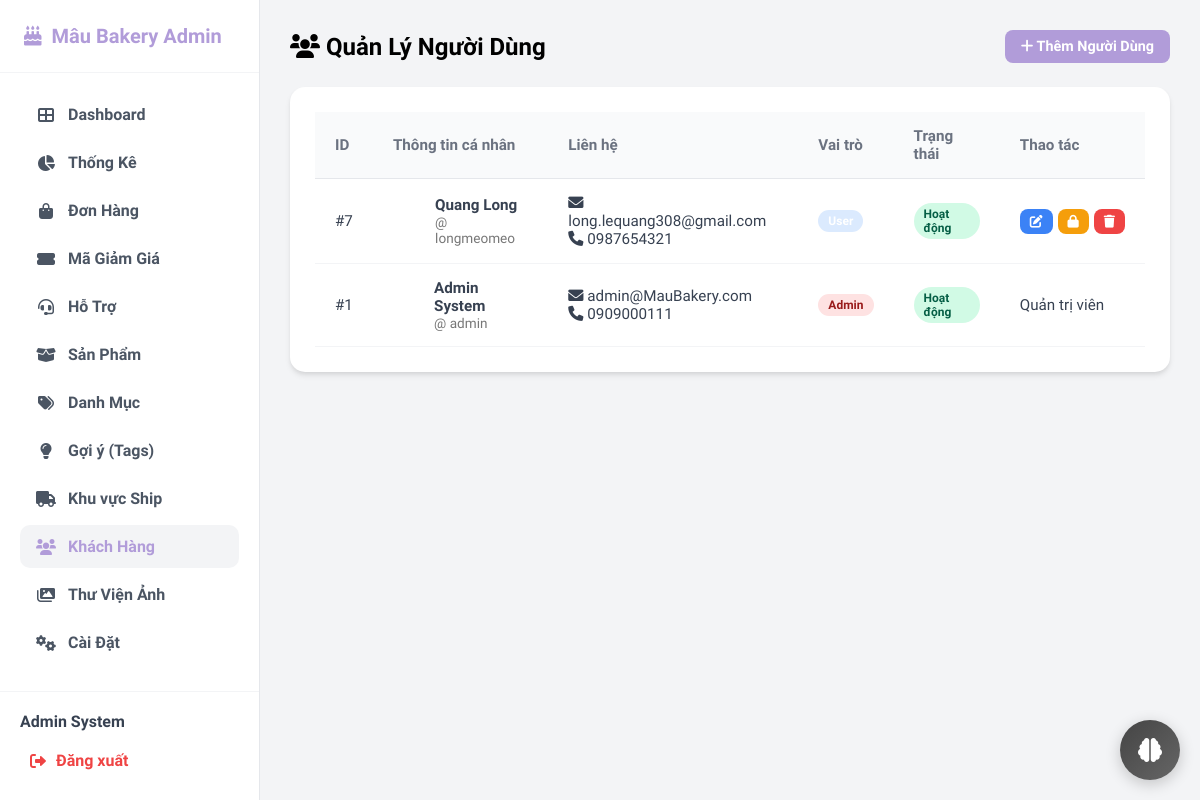
Before: /admin/users.php (signed in) with the older database file.
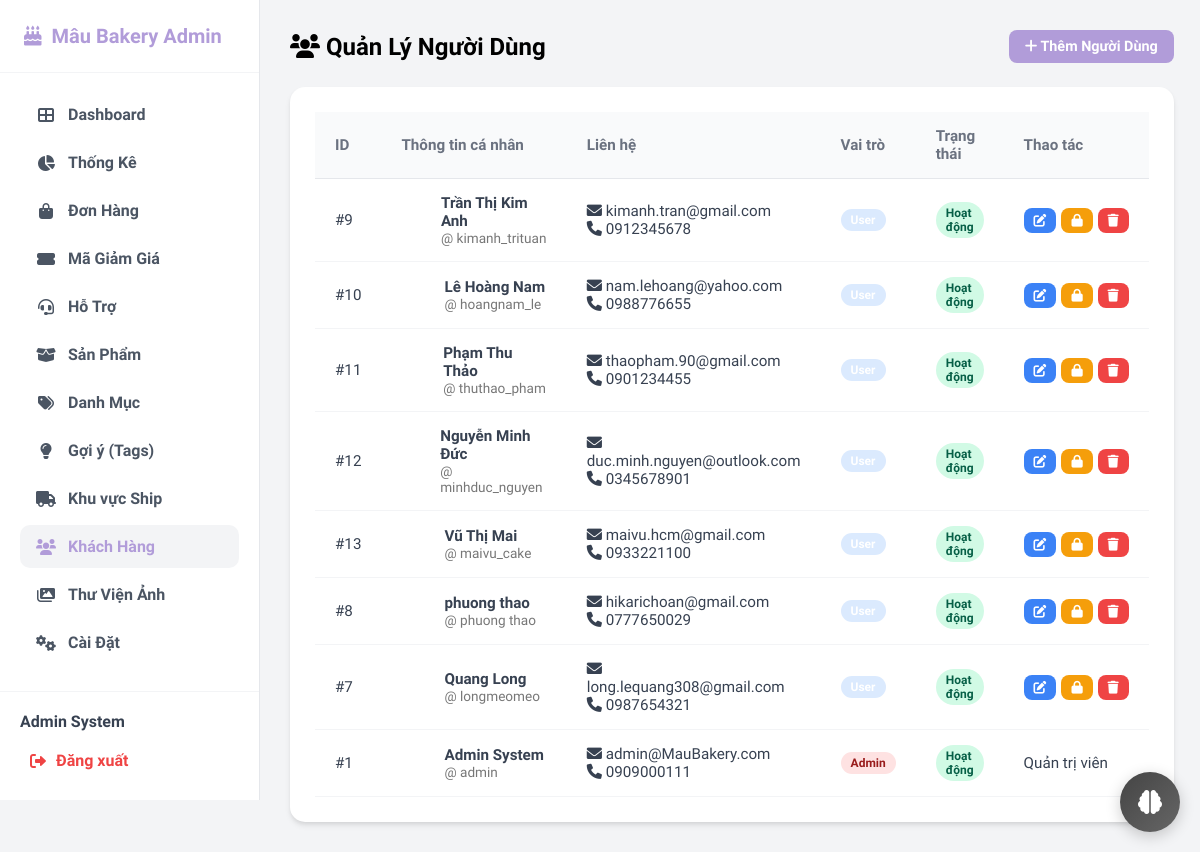
After: the same page with the newer database file.
### tables this page shows
CREATE TABLE `users` (
  `id` int(11) NOT NULL AUTO_INCREMENT,
  `username` varchar(50) NOT NULL,
  `password` varchar(255) NOT NULL,
  `email` varchar(100) NOT NULL,
  `full_name` varchar(100) DEFAULT NULL,
  `phone` varchar(20) DEFAULT NULL,
  `avatar` text DEFAULT NULL,
  `role` enum('admin','user') DEFAULT 'user',
  `points` int(11) DEFAULT 0,
  `is_active` tinyint(1) DEFAULT 1,
  `created_at` datetime DEFAULT current_timestamp(),
  PRIMARY KEY (`id`),
  UNIQUE KEY `username` (`username`),
  UNIQUE KEY `email` (`email`)
);

### admin/controllers/UserManagerController.php (called while the page is built, shortened)
<?php
require_once 'includes/auth_check.php';
$limit = 10;
$current_page = isset($_GET['page_no']) ? intval($_GET['page_no']) : 1;
$stmt_count = $conn->query("SELECT COUNT(*) FROM users");
$total_records = $stmt_count->fetchColumn();
$pagin = get_pagination_params($total_records, $current_page, $limit);
$offset = $pagin['offset'];
$stmt = $conn->prepare("SELECT * FROM users ORDER BY created_at DESC LIMIT :limit OFFSET :offset");
$stmt->bindValue(':limit', $limit, PDO::PARAM_INT);
$stmt->bindValue(':offset', $offset, PDO::PARAM_INT);
$stmt->execute();
$users = $stmt->fetchAll();
?>

### admin/users.php (the view, shortened to what this page needs)
<?php
require_once 'controllers/UserManagerController.php';
require_once 'includes/header.php';
?>
<link rel="stylesheet" href="assets/css/users.css">
<div class="admin-content">
    <div class="d-flex justify-content-between align-items-center mb-4">
        <h2><i class="fas fa-users"></i> Quản Lý Người Dùng</h2>
        <button class="btn btn-primary" onclick="openAddModal()">
            <i class="fas fa-plus"></i> Thêm Người Dùng
        </button>
    </div>
    <div class="glass-panel p-0 overflow-hidden">
        <table class="table mb-0">
            <thead>
                <tr>
                    <th>ID</th>
                    <th>Thông tin cá nhân</th>
                    <th>Liên hệ</th>
                    <th>Vai trò</th>
                    <th>Trạng thái</th>
                    <th>Thao tác</th>
                </tr>
            </thead>
            <tbody>
                <?php foreach ($users as $u): ?>
                    <tr>
                        <td>#<?php echo $u['id']; ?></td>
                        <td>
                            <div class="d-flex align-items-center gap-2">
                                <div class="user-avatar">
                                </div>
                                <div>
                                    <div class="user-name">
                                        <?php echo htmlspecialchars($u['full_name']); ?>
                                    </div>
                                    <div class="user-username">@
                                        <?php echo htmlspecialchars($u['username']); ?>
                                    </div>
                                </div>
                            </div>
                        </td>
                        <td>
                            <div><i class="fas fa-envelope text-muted"></i>
                                <?php echo htmlspecialchars($u['email']); ?>
                            </div>
                            <div><i class="fas fa-phone text-muted"></i>
                                <?php echo htmlspecialchars($u['phone']); ?>
                            </div>
                        </td>
                        <td>
                            <?php if ($u['role'] == 'admin'): ?>
                                <span class="badge bg-danger">Admin</span>
                            <?php elseif ($u['role'] == 'staff'): ?>
                                <span class="badge bg-warning text-dark">Staff</span>
                            <?php else: ?>
                                <span class="badge bg-info text-white">User</span>
                            <?php endif; ?>
                        </td>
                        <td>
                            <?php if ($u['is_active']): ?>
                                <span class="badge bg-success">Hoạt động</span>
                            <?php else: ?>
                                <span class="badge bg-secondary">Đã khóa</span>
                            <?php endif; ?>
                        </td>
                        <td>
                            <?php if ($u['role'] != 'admin'): ?>
                                <div class="action-buttons">
                                    <button class="btn btn-sm btn-info text-white"
                                        onclick='openEditModal(<?php echo json_encode($u); ?>)' title="Sửa thông tin">
                                        <i class="fas fa-edit"></i>
                                    </button>
                                    <form method="POST" style="display:inline-block;">
                                        <?php if ($u['is_active']): ?>
                                            <button class="btn btn-sm btn-warning text-white" title="Khóa tài khoản">
                                                <i class="fas fa-lock"></i>
                                            </button>
                                        <?php endif; ?>
                                    </form>
                                    <form method="POST" style="display:inline-block;"
                                        onsubmit="return confirm('Bạn có chắc chắn muốn xóa người dùng này? Hành động này không thể hoàn tác!');">
                                        <button class="btn btn-sm btn-danger" title="Xóa người dùng">
                                            <i class="fas fa-trash"></i>
                                        </button>
                                    </form>
                                </div>
                            <?php else: ?>
                                <span class="text-muted small">Quản trị viên</span>
                            <?php endif; ?>
                        </td>
                    </tr>
                <?php endforeach; ?>
            </tbody>
        </table>
    </div>
</div>
<?php require_once 'includes/footer.php'; ?>

### admin/includes/header.php (shortened to what this page needs)
<!DOCTYPE html>
<html lang="vi">
<head>
    <link rel="stylesheet" href="https://cdnjs.cloudflare.com/ajax/libs/font-awesome/6.0.0/css/all.min.css">
    <link rel="stylesheet" href="assets/css/style.css">
</head>
<body>
    <aside class="sidebar">
        <div class="brand">
            <i class="fas fa-birthday-cake"></i> Mâu Bakery Admin
        </div>
        <nav class="menu">
            <?php
            function has_menu_permission($page) {
                if ($_SESSION['role'] === 'admin') return true;
                global $conn;
                $stmt = $conn->prepare("SELECT COUNT(*) FROM staff_permissions WHERE user_id = ? AND permission_key = ? AND is_granted = 1");
                $stmt->execute([$_SESSION['user_id'], $page]);
                return $stmt->fetchColumn() > 0;
            }
            ?>
            <?php if (has_menu_permission('index.php')): ?>
            <a href="index.php"
                class="menu-item <?php echo (basename($_SERVER['PHP_SELF']) == 'index.php') ? 'active' : ''; ?>">
                <i class="fas fa-th-large"></i> Dashboard
            </a>
            <?php endif; ?>
            <?php if (has_menu_permission('statistics.php')): ?>
            <a href="statistics.php"
                class="menu-item <?php echo (basename($_SERVER['PHP_SELF']) == 'statistics.php') ? 'active' : ''; ?>">
                <i class="fas fa-chart-pie"></i> Thống Kê
            </a>
            <?php endif; ?>
            <?php if (has_menu_permission('orders.php')): ?>
            <a href="orders.php"
                class="menu-item <?php echo (basename($_SERVER['PHP_SELF']) == 'orders.php') ? 'active' : ''; ?>">
                <i class="fas fa-shopping-bag"></i> Đơn Hàng
            </a>
            <?php endif; ?>
            <?php if (has_menu_permission('vouchers.php')): ?>
            <a href="vouchers.php"
                class="menu-item <?php echo (basename($_SERVER['PHP_SELF']) == 'vouchers.php') ? 'active' : ''; ?>">
                <i class="fas fa-ticket-alt"></i> Mã Giảm Giá
            </a>
            <?php endif; ?>
            <?php if (has_menu_permission('support.php')): ?>
            <a href="support.php"
                class="menu-item <?php echo (basename($_SERVER['PHP_SELF']) == 'support.php') ? 'active' : ''; ?>">
                <i class="fas fa-headset"></i> Hỗ Trợ <span id="chat-badge-admin" class="badge bg-danger" style="display:none; margin-left: 5px;">0</span>
            </a>
            <?php endif; ?>
            <?php if (has_menu_permission('products.php')): ?>
            <a href="products.php"
                class="menu-item <?php echo (basename($_SERVER['PHP_SELF']) == 'products.php') ? 'active' : ''; ?>">
                <i class="fas fa-box-open"></i> Sản Phẩm
            </a>
            <?php endif; ?>
            <?php if (has_menu_permission('categories.php')): ?>
            <a href="categories.php"
                class="menu-item <?php echo (basename($_SERVER['PHP_SELF']) == 'categories.php') ? 'active' : ''; ?>">
                <i class="fas fa-tags"></i> Danh Mục
            </a>
            <?php endif; ?>
            <?php if (has_menu_permission('tags.php')): ?>
            <a href="tags.php"
                class="menu-item <?php echo (basename($_SERVER['PHP_SELF']) == 'tags.php') ? 'active' : ''; ?>">
                <i class="fas fa-lightbulb"></i> Gợi ý (Tags)
            </a>
            <?php endif; ?>
            <?php if (has_menu_permission('shipping_zones.php')): ?>
            <a href="shipping_zones.php"
                class="menu-item <?php echo (basename($_SERVER['PHP_SELF']) == 'shipping_zones.php') ? 'active' : ''; ?>">
                <i class="fas fa-truck"></i> Khu vực Ship
            </a>
            <?php endif; ?>
            <?php if (has_menu_permission('users.php')): ?>
            <a href="users.php"
                class="menu-item <?php echo (basename($_SERVER['PHP_SELF']) == 'users.php') ? 'active' : ''; ?>">
                <i class="fas fa-users"></i> Khách Hàng
            </a>
            <?php endif; ?>
            <?php if (has_menu_permission('media.php')): ?>
            <a href="media.php"
                class="menu-item <?php echo (basename($_SERVER['PHP_SELF']) == 'media.php') ? 'active' : ''; ?>">
                <i class="fas fa-images"></i> Thư Viện Ảnh
            </a>
            <?php endif; ?>
            <?php if (has_menu_permission('settings.php')): ?>
            <a href="settings.php"
                class="menu-item <?php echo (basename($_SERVER['PHP_SELF']) == 'settings.php') ? 'active' : ''; ?>">
                <i class="fas fa-cogs"></i> Cài Đặt
            </a>
            <?php endif; ?>
        </nav>
        <div class="user-panel">
            <div class="user-name-display">
                <?php echo isset($_SESSION['full_name']) ? $_SESSION['full_name'] : 'Admin'; ?>
            </div>
            <a href="../auth/logout.php" class="logout-btn">
                <i class="fas fa-sign-out-alt"></i> Đăng xuất
            </a>
        </div>
    </aside>
    <main class="main-content">

### admin/includes/footer.php (shortened to what this page needs)
    </main>
    <div class="ai-chatbot-container">
        <div class="ai-chatbot-toggle" style="background: linear-gradient(135deg, #444, #666);">
            <i class="fas fa-brain"></i>
        </div>
    </div>
    <link rel="stylesheet" href="../assets/css/ai_chatbot.css">
</body>
</html>

### admin/assets/css/style.css (style rules this page uses)
:root { --sidebar-width: 260px; --primary-bg: #f3f4f6; --white: #ffffff; --text-dark: #1f2937; --accent-color: #b19cd9; --accent-hover: #9b85c1; }
* { margin: 0; padding: 0; box-sizing: border-box; font-family: 'Quicksand', sans-serif; }
body { background-color: var(--primary-bg); display: flex; min-height: 100vh; }
.sidebar { width: var(--sidebar-width); background: var(--white); height: 100vh; position: fixed; left: 0; top: 0; border-right: 1px solid #e5e7eb; display: flex; flex-direction: column; z-index: 100; }
.brand { padding: 24px; font-size: 1.25rem; font-weight: 700; color: var(--accent-color); display: flex; align-items: center; gap: 10px; border-bottom: 1px solid #f3f4f6; }
.menu { padding: 20px; flex: 1; }
.menu-item { display: flex; align-items: center; gap: 12px; padding: 12px 16px; color: #4b5563; text-decoration: none; border-radius: 10px; margin-bottom: 5px; transition: all 0.2s; font-weight: 600; }
.menu-item:hover, .menu-item.active { background-color: var(--primary-bg); color: var(--accent-color); }
.menu-item i { width: 20px; text-align: center; }
.user-panel { padding: 20px; border-top: 1px solid #f3f4f6; }
.user-name-display { margin-bottom: 10px; font-weight: 600; color: #374151; }
.logout-btn { display: flex; align-items: center; gap: 10px; color: #ef4444; text-decoration: none; font-weight: 600; padding: 10px; border-radius: 8px; }
.main-content { margin-left: var(--sidebar-width); flex: 1; padding: 30px; }
.glass-panel { background: var(--white); border-radius: 15px; box-shadow: 0 4px 6px -1px rgba(0, 0, 0, 0.1), 0 2px 4px -1px rgba(0, 0, 0, 0.06); padding: 24px; border: 1px solid rgba(255, 255, 255, 0.5); }
.table { width: 100%; border-collapse: collapse; font-size: 0.95rem; }
.table th { text-align: left; padding: 15px 20px; color: #6b7280; font-weight: 600; background: #f9fafb; border-bottom: 1px solid #e5e7eb; }
.table td { padding: 15px 20px; border-bottom: 1px solid #f3f4f6; vertical-align: middle; color: #374151; }
.btn { padding: 8px 16px; border-radius: 8px; border: none; cursor: pointer; font-weight: 600; font-size: 0.9rem; text-decoration: none; display: inline-block; }
.btn-sm { padding: 5px 10px; font-size: 0.8rem; }
.btn-primary { background: var(--accent-color); color: white; }
.btn-danger { background: #ef4444; color: white; }
.btn-warning { background: #f59e0b; color: white; }
.btn-info { background: #3b82f6; color: white; }
.badge { padding: 4px 10px; border-radius: 20px; font-size: 0.75rem; font-weight: 700; display: inline-block; }
.bg-success { background: #d1fae5; color: #065f46; }
.bg-danger { background: #fee2e2; color: #991b1b; }
.bg-info { background: #dbeafe; color: #1e40af; }
.d-flex { display: flex; }
.justify-content-between { justify-content: space-between; }
.align-items-center { align-items: center; }
.gap-2 { gap: 8px; }
.mb-4 { margin-bottom: 1.5rem; }
.text-white { color: white !important; }

### admin/assets/css/users.css (style rules this page uses)
.user-avatar { width: 35px; height: 35px; background: var(--primary-color); color: white; border-radius: 50%; display: flex; align-items: center; justify-content: center; font-weight: bold; font-size: 0.9rem; }
.user-name { font-weight: 600; color: var(--text-color); }
.user-username { font-size: 0.85rem; color: #777; }
.action-buttons { display: flex; gap: 5px; }

### assets/css/ai_chatbot.css (style rules this page uses)
.ai-chatbot-container { position: fixed; bottom: 20px; right: 20px; z-index: 1000; font-family: 'Quicksand', sans-serif; }
.ai-chatbot-toggle { width: 60px; height: 60px; border-radius: 50%; background: linear-gradient(135deg, #ff7e5f, #feb47b); color: white; display: flex; justify-content: center; align-items: center; font-size: 24px; cursor: pointer; box-shadow: 0 4px 15px rgba(0,0,0,0.2); transition: all 0.3s ease; }

Changed rows visible on the page:
added users: id "9", full_name "Trần Thị Kim Anh", username "kimanh_trituan", email "kimanh.tran@gmail.com", phone "0912345678", role "User", is_active "Hoạt động"
added users: id "10", full_name "Lê Hoàng Nam", username "hoangnam_le", email "nam.lehoang@yahoo.com", phone "0988776655", role "User", is_active "Hoạt động"
added users: id "11", full_name "Phạm Thu Thảo", username "thuthao_pham", email "thaopham.90@gmail.com", phone "0901234455", role "User", is_active "Hoạt động"
added users: id "12", full_name "Nguyễn Minh Đức", username "minhduc_nguyen", email "duc.minh.nguyen@outlook.com", phone "0345678901", role "User", is_active "Hoạt động"
added users: id "13", full_name "Vũ Thị Mai", username "maivu_cake", email "maivu.hcm@gmail.com", phone "0933221100", role "User", is_active "Hoạt động"
added users: id "8", full_name "phuong thao", username "phuong thao", email "hikarichoan@gmail.com", phone "0777650029", role "User", is_active "Hoạt động"
